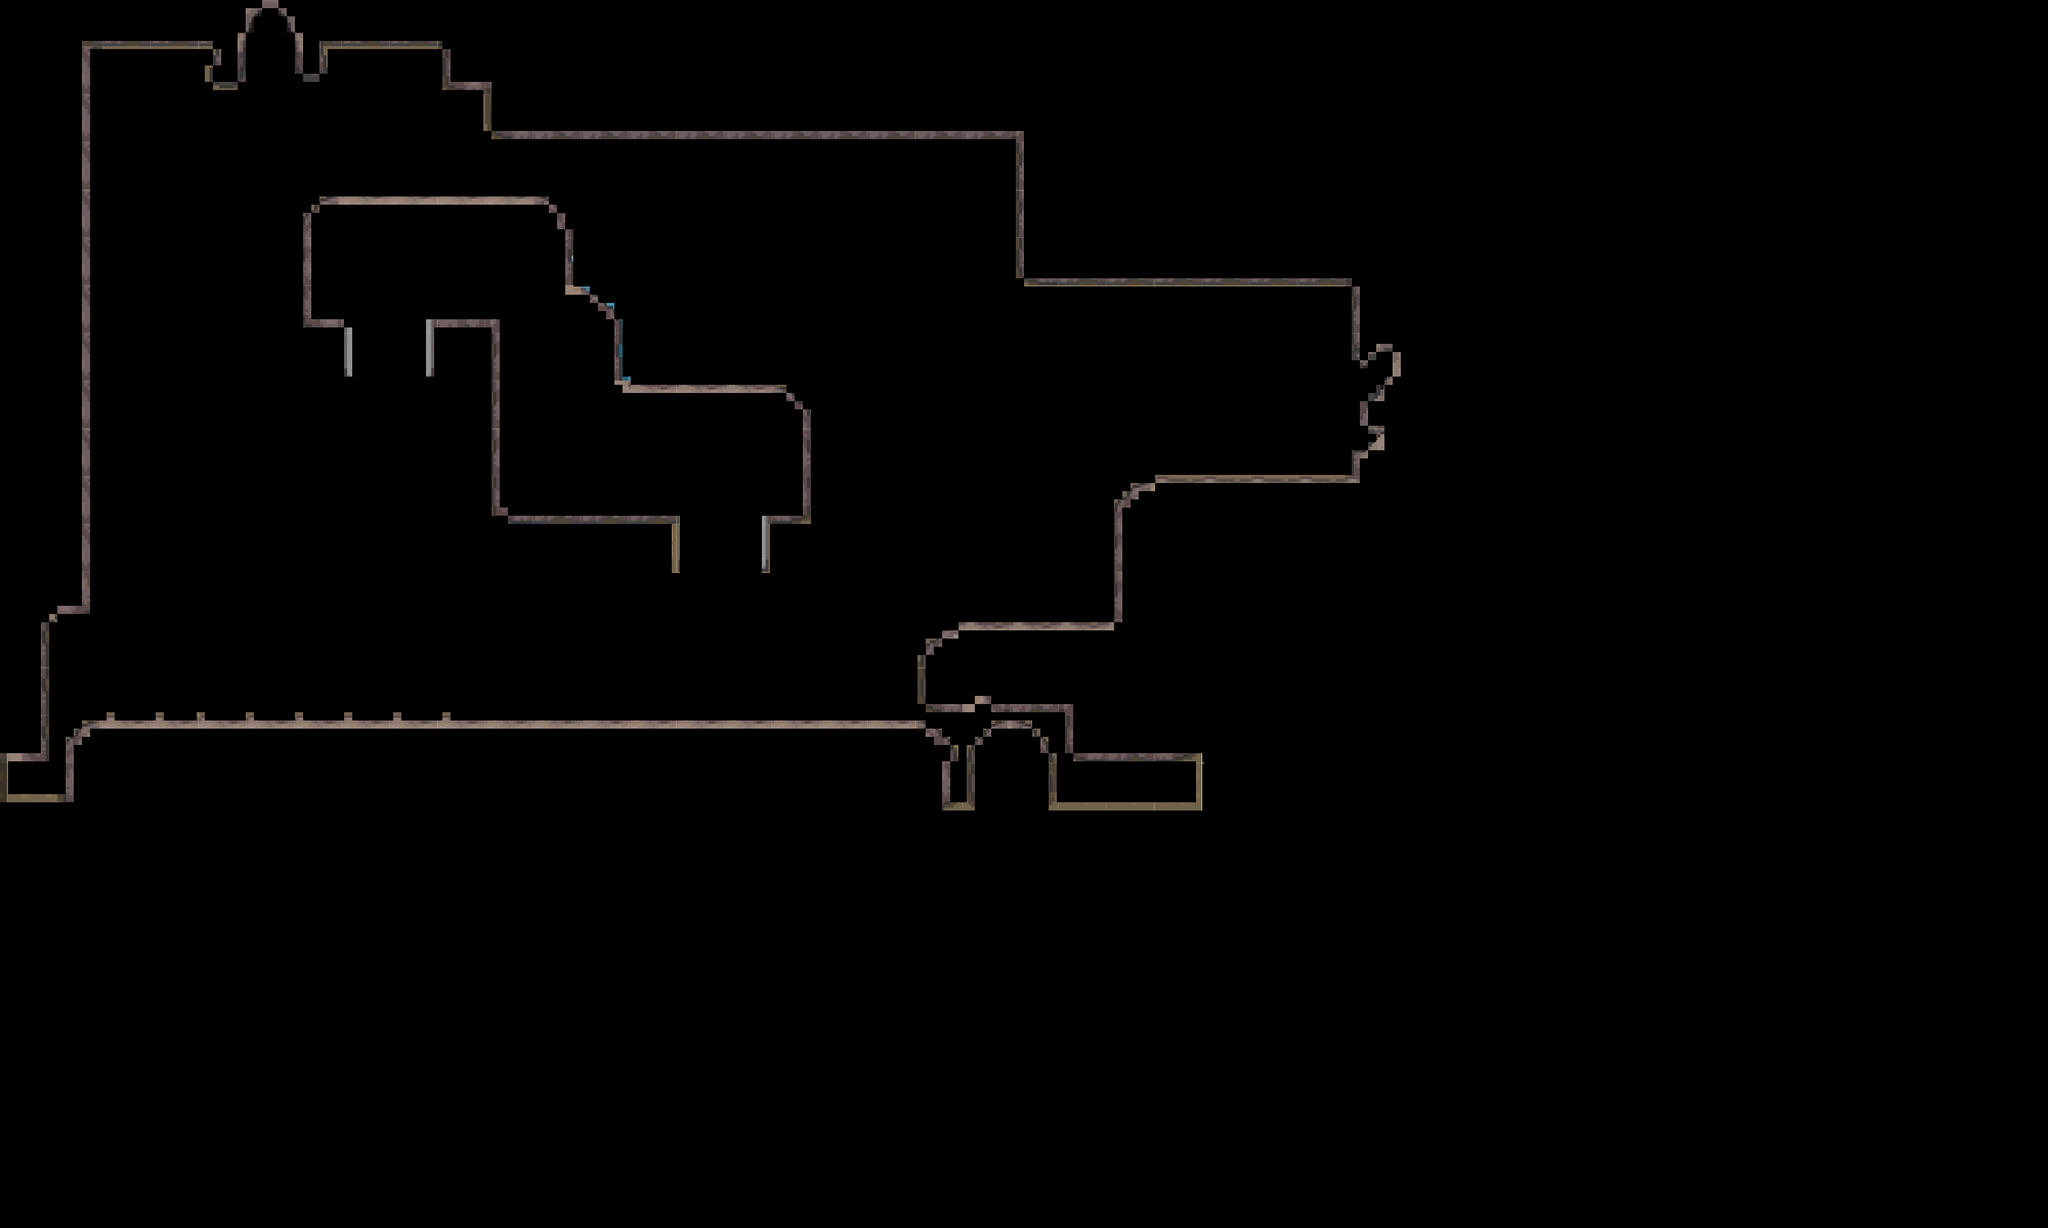

A 2D game scene composited from a Tiled map and its tileset images. What follows is a short description and the map's XML, with each tile layer's data collapsed to a summary:
An orthogonal 250x150 tile map with 12x12 px tiles, 1 tile layer (Tile Layer 1), 1 hidden layer not drawn.

<map version="1.5" tiledversion="1.7.2" orientation="orthogonal" renderorder="right-down" width="250" height="150" tilewidth="12" tileheight="12" infinite="0" nextlayerid="3" nextobjectid="1">
 <tileset firstgid="1" name="boundries" tilewidth="12" tileheight="12" tilecount="20790" columns="198">
  <image source="./images/Cave01.jpg" width="2380" height="1260" />
 </tileset>
 <layer id="1" name="Tile Layer 1" width="250" height="150" opacity="0.84">
  <data>[37500 cells, 830 non-empty, 830 distinct tile ids]</data>
 </layer>
 <layer id="2" name="Tile Layer 2" width="250" height="150" visible="0">
  <data>[37500 cells, 18909 non-empty, 18909 distinct tile ids]</data>
 </layer>
</map>
